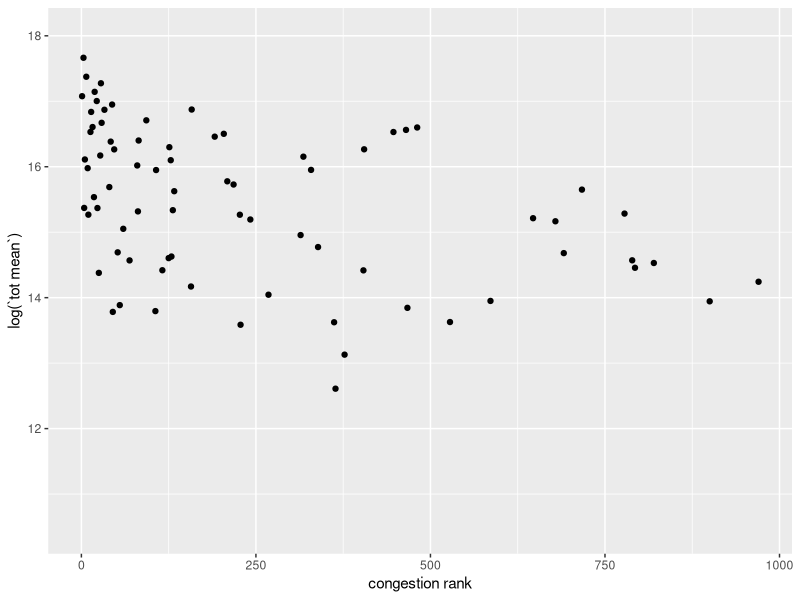
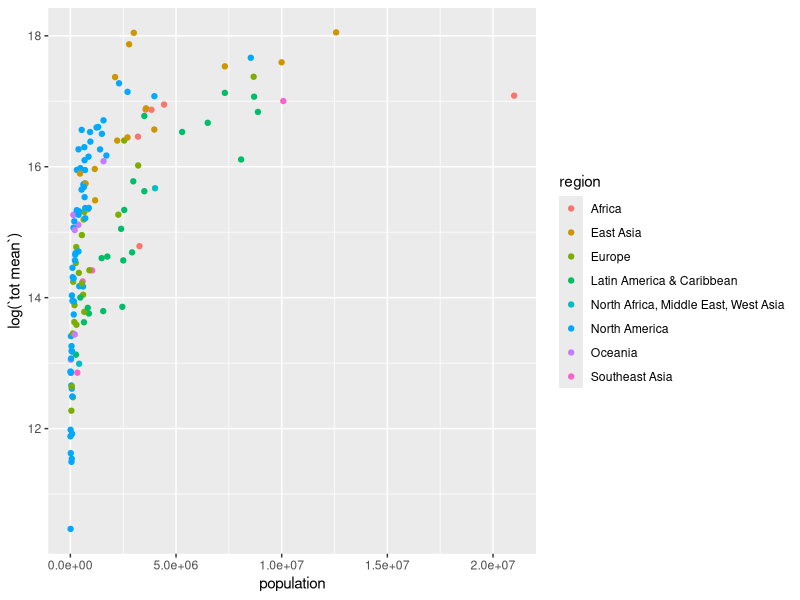
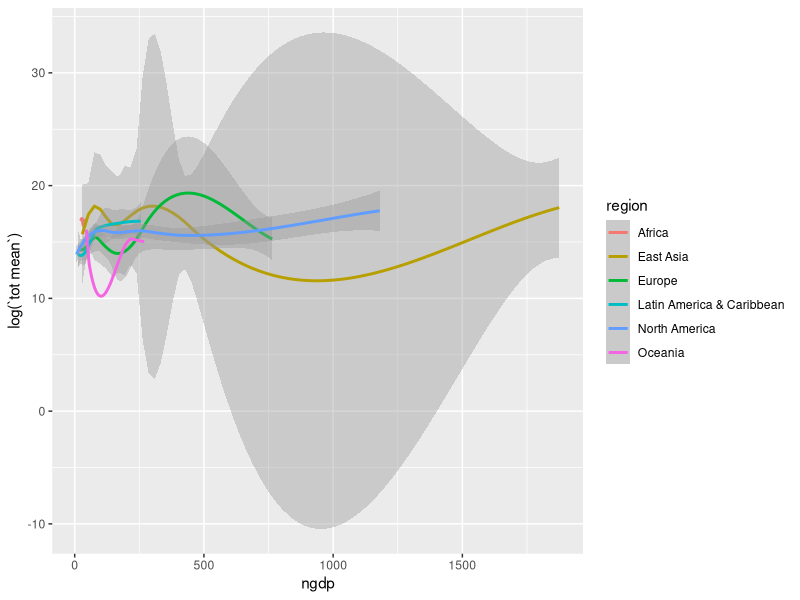

R code for these plots, in order:
library(tidyverse)
library(readxl)
#-----------------
#READ DATA FROM FILE
#-----------------
dataset <- read_excel("D_FINAL.xlsx")

# ----------------
#DATA TIDYING
#-----------------
# This line removes all unnecessary columns. This is a very large dataset, 
# so we have many columns to remove. We are removing columns by index to 
# avoid having an impractically large command
correct_dataset_columns <- dataset[c(14, 23, 24, 27:32, 34, 40, 50, 63, 
                                     92, 100,103, 111,120, 136, 137)]



# There are a lot of nasty column names such as 
# 'Congestion rank (INRIX) [dimensionless]' that should be renamed to things like   
# 'congestion rank' instead. This renames each of those column names to something
# easier to work with
colnames(correct_dataset_columns) <- c(
  'scope 1 emissions', 
  'scope 2 emissions','total emissions',
  's1 lower bound',
  's1 upper bound', 's1 mean', 'tot lower bound',
  'tot upper bound', 'tot mean',
  'co2 emissions per capita', 'region', 'population',
  'city area km',
  'ngdp',
  'energy per person co2', 'center of commerce index',
  'mean one-way travel time',
  'congestion rank',
  'social cohesion rank', 'technology rank', 
  '')


# Prints the correlation between 'total emissions' and all other columns
# between 0.3 and 0.5 is considered 'moderately correlated. Between 0.5 and 0.7
# is highly correlated, and higher than 0.7 is considered highly correlated.
correlations <- cor(correct_dataset_columns$`total emissions`, "storage.mode<-"(as.matrix(correct_dataset_columns[c(1:ncol(correct_dataset_columns))]), "numeric"), use = "pairwise.complete.obs")
format(correlations)  

# This functions as our logit function that will be used in our logistic 
# regressions for research questions 2 and 3. 
# We create a new column called 'emissions level' to store this new data in
# We take the median of all 'tot mean' values, and we classify all
# values higher than the median as 'high emissions' and all the values lower or 
# equal to the median as 'low emissions'.
# For 'tot mean', we have more NA values than actual values, so we first use
# complete.cases to remove all rows where 'tot mean' is 'NA'
correct_dataset_columns <- correct_dataset_columns[complete.cases(correct_dataset_columns[ , c('tot mean')]), ]
tot_mean_median <- median(correct_dataset_columns$`tot mean`)

high_low_emissions <- c(nrow(correct_dataset_columns))
for (index in 1:nrow(correct_dataset_columns)){
  tot_mean = correct_dataset_columns[index, ]$`tot mean`
  print(tot_mean)
  if (tot_mean > tot_mean_median){
    high_low_emissions[index] <- 1
  }
  else {
    high_low_emissions[index] <- 0
  }
}
correct_dataset_columns$`emissions level` <- high_low_emissions


training_data <- head(correct_dataset_columns, 56)
testing_data <- tail(correct_dataset_columns, 86)


#-----------------
#DATA VISUALIZATION
#-----------------

# Graph population vs. emissions 
ggplot(data = correct_dataset_columns) +
  geom_point(mapping = aes(x = `congestion rank`, y = log(`tot mean`)))

# Graph congestion rank vs. total pollution
ggplot(data = correct_dataset_columns) +
  geom_point(mapping = aes(x = population, y = log(`tot mean`), color=region))


# Graph median income vs. emissions
ggplot(data = correct_dataset_columns) +
  geom_smooth(mapping = aes(x = `ngdp`, y = log(`tot mean`), color=region))


#-----------------
#RESEARCH QUESTION 1
#-----------------
# First research question: What effect does a city's population have on its total emissions?
# For this, we set up a linear regression model that uses a city's population
# to predict what the city's total pollution level is

# By the below model we get Y-Intercept as 1.44e+01 and slope as 3.202e-07. 
# p value is really small(4.29e-14) which is a good thing. R-squared value is 0.3355 which means almost 33% of total emissions 
# can be estimated given the changes in population.
population_model <- lm(log(`tot mean`) ~ population, data=training_data)
population_model
summary(population_model)

# Information regarding the model
attributes(population_model)
population_model$residuals

# prediction
predict(population_model, testing_data) %>% round(1)


#-----------------
#RESEARCH QUESTION 2
#-----------------
# Second research question: What effect does congestion have on a city's total emissions?
congestion_model <- glm(`emissions level` ~ `mean one-way travel time` + 
                          `congestion rank`, data=training_data, 
                        family="binomial")
summary(congestion_model)

# Information regarding the model
attributes(congestion_model)
congestion_model$residuals

# prediction
probabilities <- congestion_model %>% predict(testing_data, type = "response")
predicted_congestion_classes <- ifelse(probabilities > 0.5, 1, 0)
print(predicted_congestion_classes)


#-----------------
#RESEARCH QUESTION 3
#-----------------
# Third research question: What effect does a city's area have on the city's overall total emissions?
area_model <- glm(`emissions level` ~ `city area km`, data=training_data, 
                        family="binomial")
summary(area_model)

# Information regarding the model
attributes(area_model)
area_model$residuals


# prediction
probabilities <- area_model %>% predict(testing_data, type = "response")
predicted_area_classes <- ifelse(probabilities > 0.5, 1, 0)
print(predicted_area_classes)
